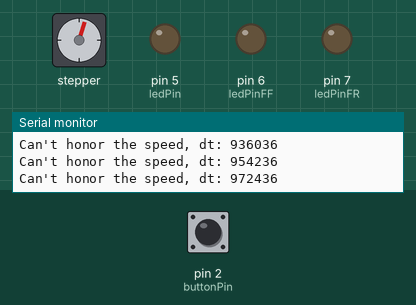
The sketch below on a simulated Arduino Uno, built with avr-gcc and run on an emulated ATmega328P. Shown: stepper motor, output pins drawn as LEDs (lit = HIGH), the last lines printed to the serial monitor. Wiring (inferred from the names in the program): stepper motor driver (200 steps per turn assumed): step pin 3; direction pin 4. Inputs (shaded band) come from the test bench; at power-on: pin 2 (buttonPin) HIGH. Pins used as bus, display or sensor lines are not drawn.

Above: at 1.7 s.
1.8 s: pin 2 (buttonPin) pulled LOW for 0.15 s
At 2.6 s:
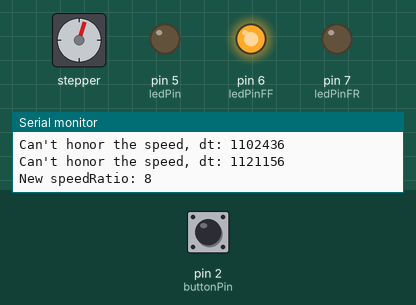
4.9 s: pin 2 (buttonPin) pulled LOW for 1 s
At 5.7 s:
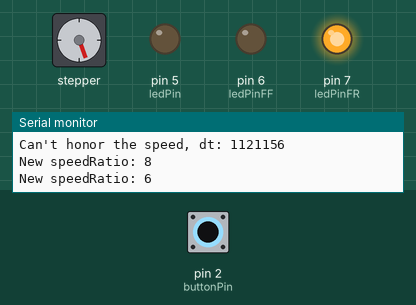
8.0 s: pin 2 (buttonPin) pulled LOW for 0.15 s
At 10.3 s:
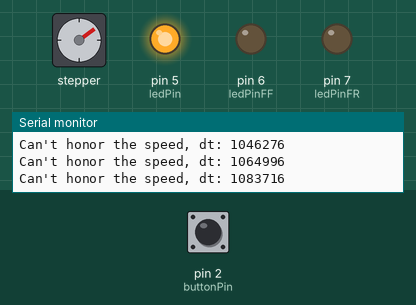
10.6 s: pin 2 (buttonPin) pulled LOW for 3.2 s
At 11.0 s:
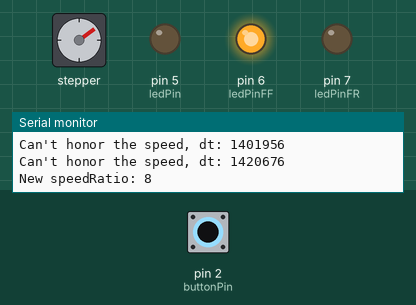
15.3 s: pin 2 (buttonPin) pulled LOW for 0.15 s
At 16.0 s:
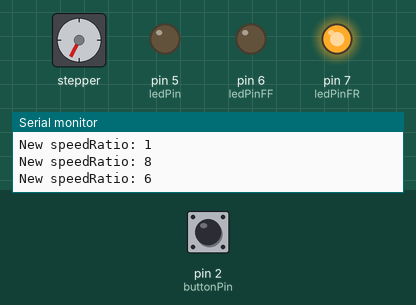
18.4 s: pin 2 (buttonPin) pulled LOW for 1 s
At 20.1 s:
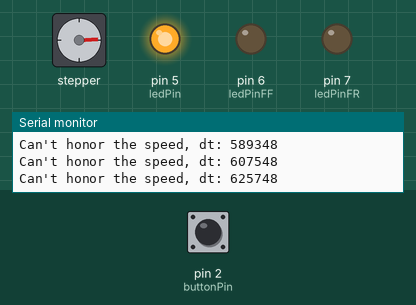
Timing chart, 0 to 21.6 s (numbered marks = the images above; inputs shaded):
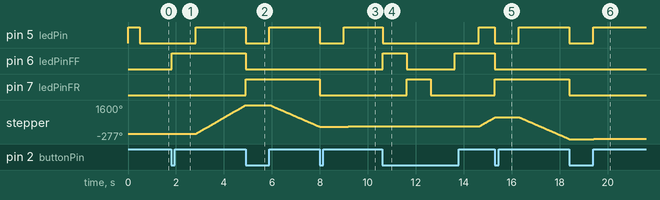

The sketch:

SkyMove01.ino
```cpp
/*
 *
 *  SkyMove_01 : Right Ascension motor firmware for SKYWATCHER EQ5 mount.
 *  GIUSEPPE CALLIPO - IK8YFW - 2026
 *  project:   https://github.com/gcallipo/SkyMove
 *
 * VERSIONS:
 *  11/01/2026 - 01.00:  first implementation
 *   Arduino code to move telescope eq mount Right Ascension at
 *   1x and detect button press to cycle among speeds 1x->8x->-6x
 *
 * NOTE:
 *  This Firmware is based on original RAto project with some modifications.
 *  check inside info.h for credits and infos.
 * * * * * * * * * * * * * * * * * * * * * * * * * * * * * * * * * * * * * *
 * How to calculate STEP_DELAY to drive motor at right speed to follow stars
 *
 * Worm Ratio  144		// 144 eq5/exos2, 135 heq5, 130 eq3-2
 * Pulley/Gear Ratio 2.5	// depends on your pulley setup e.w. 40T/16T = 2.5
 * Steps per revolution  400	// or 200, usually
 * Microstep 32			// make sure to enable pins in driver
 *
 * Steps per degree  12800 	// WormRatio*OtherRatio*StepsPerRevolution*Microsteps/360
 *                         	// = number of microsteps to rotate the scope by 1 degree
 *
 * STEP_DELAY  18699  // 1000000*((23*60*60+56*60+4)/360)/stepsPerDegree
 *                    // = microseconds to advance a microstep
 *                    // 23*60*60+56*60+4 is the number of secs for earth 360deg rotation
 *
 * * * * * * * * * * * * * * * * * * * * * * * * * * * * * * * * * * * * * *
 */

// Info credits
#include "info.h"

// in micros, step duration to follow stars
const unsigned long STEP_DELAY = 18699;

// pin Motor connections
const int dirPin = 4;
const int stepPin = 3;

// Button command connection
const int buttonPin = 2;

// LED infos connection
const int ledPin = 5;   // Turn on when push command button
const int ledPinFF = 6; // FAST FORW - turn on when set speedRatio Fast Forward
const int ledPinFR = 7; // FAST REW - turn on when change direction and set Fast Rewind

// buffer time in micros: when we are at STEP_DELAY_MIN micros from having
// to change pulse status let's call (blocking) delayMicroseconds to allow a smooth pulse signal
// this must be less than 16383 and more than what logic does at each loop to honor STEP_DELAY
unsigned long STEP_DELAY_MIN = 100;

unsigned long lastTime; // micros, last time pulse has changed status
boolean stepPinStatus = false;

int speedRatio = 1;  // This is the speed ration velocity for motor
unsigned long i = 0; // for debug

void setup() {
  Serial.begin(19200);
  Serial.print("RAto: READY");
  // init Driver Motor pins as Outputs
  pinMode(stepPin, OUTPUT);
  pinMode(dirPin, OUTPUT);
  // Set motor direction clockwise (HIGH)
  digitalWrite(dirPin, HIGH);
  // make sure no signal is sent
  digitalWrite(stepPin, LOW); // no signal
  // init Button pin as Input Pullup so no need resistor
  pinMode(buttonPin, INPUT_PULLUP);
  // init led and turn on for 0.5 sec

  pinMode(ledPinFF, OUTPUT);
  pinMode(ledPinFR, OUTPUT);

  pinMode(ledPin, OUTPUT);
  digitalWrite(ledPin, HIGH);
  delay(500);
  digitalWrite(ledPin, LOW);
  Serial.print(" and RUNNING with pulse length: ");
  Serial.println(STEP_DELAY);
  // Resolution is 4microsecs on 16Mhz board
  lastTime = micros();
}

void runStep(long stepDelay) {
    unsigned long halfStepDelay = stepDelay/2; // duration of each pulse
    unsigned long dt  = micros() - lastTime;   // delta time elapsed since previus stepPin status change
    // micros() overflow after approximately 70 minutes but "-" logic above will work anyway to calculate dt

    if ( dt > halfStepDelay)  { // no luck, too fast, we can't honor halfStepDelay.
      Serial.print("Can't honor the speed, dt: ");
      Serial.println(dt);
    } else  if ( dt > halfStepDelay-STEP_DELAY_MIN) { // need to switch pulse in halfStepDelay-dt micros, let's do it:
      // remaining delay to keep current pin status to honor halfStepDelay
      delayMicroseconds(halfStepDelay-dt);// which is less than STEP_DELAY_MIN
      //change pin status
      stepPinStatus = !stepPinStatus;
      digitalWrite(stepPin, (stepPinStatus?HIGH:LOW));
      /* debug
      i++;
      if (i == 1000) {
        unsigned long pulseDuration2 = (micros()-lastTime);
        Serial.println("logB:");
        Serial.print("stepDelay: "); Serial.println(stepDelay);
        Serial.print("halfStepDelay: "); Serial.println(halfStepDelay);
        Serial.print("lastTime: ");Serial.println(lastTime);
        Serial.print("dt: "); Serial.println(dt);
        Serial.print("delayMicroseconds:"); Serial.println((halfStepDelay-dt));
        Serial.print("pulseDuration2: "); Serial.println(pulseDuration2);
        delay(5000);
        i= 0;
      }
      */
      lastTime = micros(); // last time we updated the pin status
    }
}

void loop() {
  runStep(STEP_DELAY/speedRatio);
  /*
   * logic executed at each loop must take less than (STEP_DELAY/2-STEP_DELAY_MIN)
   * and less than STEP_DELAY_MIN. This is just a an IF for now...
   */
  // cycle speedRatio on button press
  if ( digitalRead(buttonPin) == LOW ) {
     digitalWrite(ledPin, LOW);
     Serial.print("New speedRatio: ");
     // 1x -> 8x -> -6x
     if (speedRatio == 1) {
        digitalWrite(ledPinFR, LOW);
        digitalWrite(ledPinFF, HIGH);
        speedRatio = 8;
        digitalWrite(dirPin, HIGH);
     } else if  (speedRatio == 8) {
        digitalWrite(ledPinFR, HIGH);
        digitalWrite(ledPinFF, LOW);
        speedRatio = 6;
        digitalWrite(dirPin, LOW); // change direction
     } else if  (speedRatio == 6) {
        digitalWrite(ledPinFR, LOW);
        digitalWrite(ledPinFF, LOW);
        speedRatio = 1;
        digitalWrite(dirPin, HIGH);
     }
     Serial.println(speedRatio);
     delay(1000); // wait to release button... this is blocking
     digitalWrite(ledPin, HIGH);
     lastTime = micros(); // reset time
  }

}
```

info.h
```cpp
// (licence header left out)

```

Measured:
- after the input at 1.8 s, pin 5 (ledPin): LOW → HIGH after 1.0 s; pin 6 (ledPinFF): LOW → HIGH at once; stepper: keeps turning clockwise at about 772°/s, starting after 1.0 s
- after the input at 4.9 s, pin 5 (ledPin): HIGH → LOW at once, → HIGH 1.0 s later; pin 6 (ledPinFF): HIGH → LOW at once; pin 7 (ledPinFR): LOW → HIGH at once
- after the input at 8.0 s, pin 5 (ledPin): HIGH → LOW at once, → HIGH 1.0 s later; pin 7 (ledPinFR): HIGH → LOW at once
- after the input at 10.6 s, pin 5 (ledPin): HIGH → LOW at once, → HIGH 4.0 s later; pin 6 (ledPinFF): LOW → HIGH at once, → LOW 1.0 s later, → HIGH 2.0 s later; pin 7 (ledPinFR): LOW → HIGH after 1.0 s, → LOW 1.0 s later; stepper: turns 502° clockwise in 0.64 s, starting after 4.0 s
- after the input at 15.3 s, pin 5 (ledPin): HIGH → LOW at once, → HIGH 1.0 s later; pin 6 (ledPinFF): HIGH → LOW at once; pin 7 (ledPinFR): LOW → HIGH at once
- after the input at 18.4 s, pin 5 (ledPin): HIGH → LOW at once, → HIGH 1.0 s later; pin 7 (ledPinFR): HIGH → LOW at once
- by itself, stepper: turns 18° clockwise in 0.15 s
